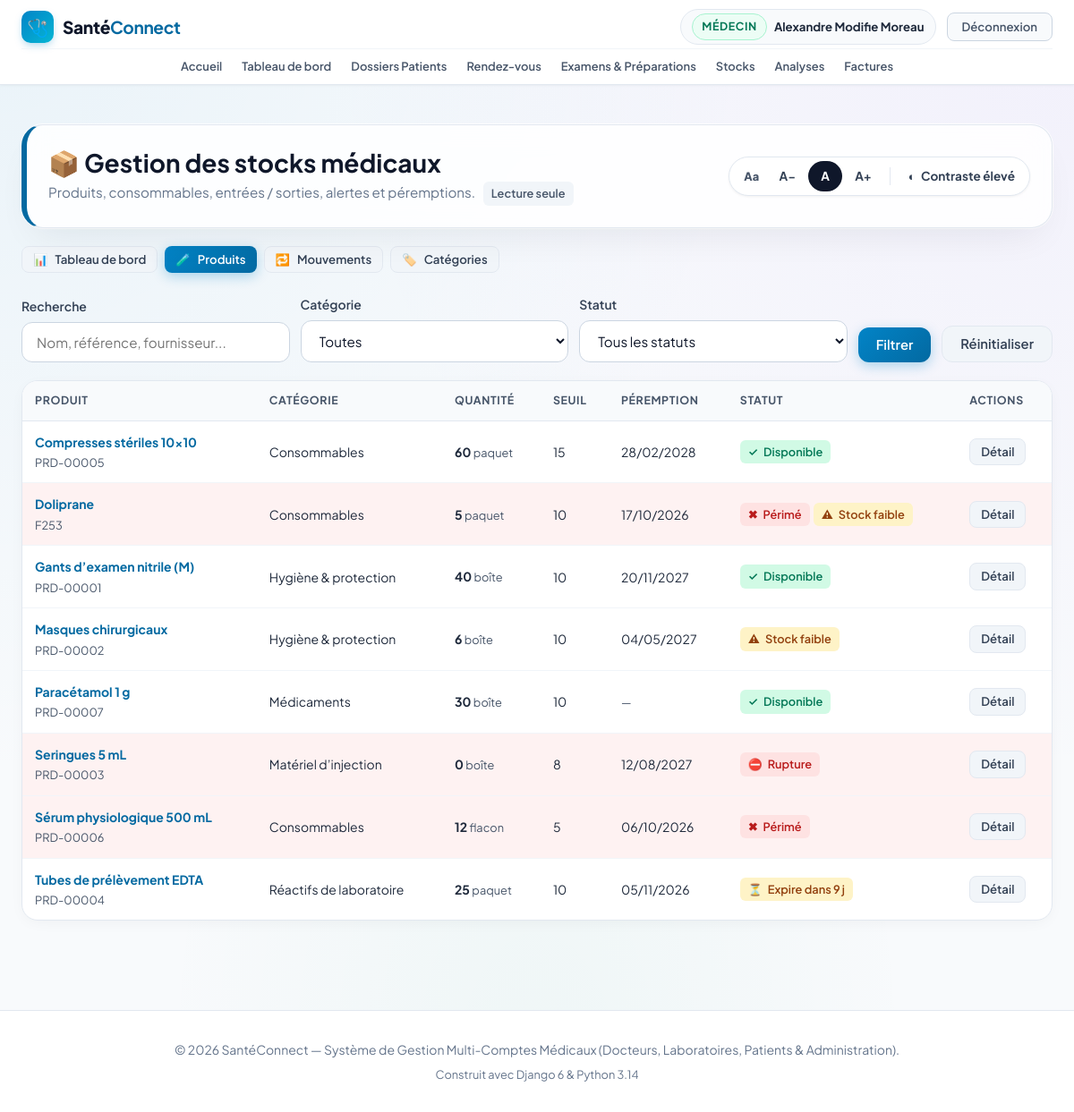
The app's page /stock/produits/ (signed in) with its own data.
### accounts/models.py (models this page shows, shortened)
class User(AbstractUser):
    class Role(models.TextChoices):
        ADMIN = 'ADMIN', 'Administrateur'
        DOCTEUR = 'DOCTEUR', 'Médecin'
        LABORATOIRE = 'LABORATOIRE', 'Laborantin'
        PATIENT = 'PATIENT', 'Patient'
    role = models.CharField(
        max_length=20,
        choices=Role.choices,
        default=Role.PATIENT,
        verbose_name="Rôle utilisateur"
    )
    phone = models.CharField(max_length=25, blank=True, null=True, verbose_name="Téléphone")
    address = models.CharField(max_length=255, blank=True, null=True, verbose_name="Adresse")
    city = models.CharField(max_length=100, blank=True, null=True, verbose_name="Ville")
    is_verified = models.BooleanField(
        default=False,
        verbose_name="Compte certifié / validé",
        help_text="Coché par l'administrateur pour valider l'activité d'un docteur ou laboratoire."
    )
    objects = CustomUserManager()
    class Meta:
        verbose_name = "Utilisateur"
        verbose_name_plural = "Tous les Utilisateurs"
    @property
    def is_doctor(self):
        return self.role == self.Role.DOCTEUR
    @property
    def is_laboratory(self):
        return self.role == self.Role.LABORATOIRE
    @property
    def is_patient(self):
        return self.role == self.Role.PATIENT
    @property
    def is_admin_user(self):
        return self.role == self.Role.ADMIN or self.is_superuser

### stock/models.py (models this page shows, shortened)
class Produit(models.Model):
    class Unite(models.TextChoices):
        UNITE = "UNITE", "Unité"
        BOITE = "BOITE", "Boîte"
        PAQUET = "PAQUET", "Paquet"
        FLACON = "FLACON", "Flacon"
        SACHET = "SACHET", "Sachet"
        KIT = "KIT", "Kit"
        LITRE = "LITRE", "Litre"
    nom = models.CharField("Nom du produit", max_length=150)
    reference = models.CharField(
        "Référence", max_length=50, unique=True, null=True, blank=True,
        help_text="Laissez vide pour générer automatiquement (PRD-00001...).",
    )
    categorie = models.ForeignKey(
        Categorie, verbose_name="Catégorie", on_delete=models.SET_NULL,
        null=True, blank=True, related_name="produits",
    )
    unite = models.CharField("Unité", max_length=10, choices=Unite.choices, default=Unite.UNITE)
    fournisseur = models.CharField("Fournisseur", max_length=150, blank=True)
    emplacement = models.CharField(
        "Emplacement de stockage", max_length=100, blank=True,
        help_text="Ex. : Armoire B, étagère 2.",
    )
    prix_unitaire = models.DecimalField(
        "Prix unitaire (€)", max_digits=8, decimal_places=2, null=True, blank=True,
        validators=[MinValueValidator(0)],
    )
    quantite = models.PositiveIntegerField("Quantité en stock", default=0, editable=False)
    seuil_alerte = models.PositiveIntegerField(
        "Seuil d’alerte", default=10,
        help_text="Une alerte est affichée lorsque la quantité est inférieure ou égale à ce seuil.",
    )
    date_peremption = models.DateField(
        "Date de péremption", null=True, blank=True,
        help_text="Laissez vide pour un produit sans date de péremption.",
    )
    description = models.TextField("Description", blank=True)
    actif = models.BooleanField("Actif", default=True)
    created_at = models.DateTimeField(auto_now_add=True)
    updated_at = models.DateTimeField(auto_now=True)
    objects = ProduitQuerySet.as_manager()
    class Meta:
        verbose_name = "Produit médical"
        verbose_name_plural = "Produits médicaux"
        ordering = ["nom"]
    @property
    def jours_avant_peremption(self):
        if not self.date_peremption:
            return None
        return (self.date_peremption - timezone.localdate()).days
    @property
    def est_expire(self):
        jours = self.jours_avant_peremption
        return jours is not None and jours < 0
    @property
    def bientot_perime(self):
        jours = self.jours_avant_peremption
        return jours is not None and 0 <= jours <= seuil_peremption_jours()
    @property
    def en_rupture(self):
        return self.quantite == 0
    @property
    def stock_faible(self):
        return 0 < self.quantite <= self.seuil_alerte
    @property
    def statuts(self):
        res = []
        jours = self.jours_avant_peremption
        if self.est_expire:
            res.append(("expire", "Périmé", "danger"))
        elif self.bientot_perime:
            texte = "Expire aujourd’hui" if jours == 0 else f"Expire dans {jours} j"
            res.append(("bientot", texte, "pending"))
        if self.en_rupture:
            res.append(("rupture", "Rupture", "danger"))
        elif self.stock_faible:
            res.append(("faible", "Stock faible", "pending"))
        if not res:
            res.append(("normal", "Disponible", "verified"))
        return res

class Categorie(models.Model):
    nom = models.CharField("Nom", max_length=100, unique=True)
    description = models.CharField("Description", max_length=255, blank=True)
    class Meta:
        verbose_name = "Catégorie"
        verbose_name_plural = "Catégories"
        ordering = ["nom"]

### stock/views.py (the view)
# urls.py: path("produits/", views.produit_list, name="produit_list"),
@stock_consultation_requise
def produit_list(request):
    qs = Produit.objects.actifs().select_related("categorie")
    q = request.GET.get("q", "").strip()
    categorie = request.GET.get("categorie", "")
    statut = request.GET.get("statut", "")
    if q:
        qs = qs.filter(Q(nom__icontains=q) | Q(reference__icontains=q) | Q(fournisseur__icontains=q))
    if categorie.isdigit():
        qs = qs.filter(categorie_id=int(categorie))
    if statut in STATUT_FILTRES:
        qs = getattr(qs, STATUT_FILTRES[statut])()
    page, querystring = _paginer(request, qs)
    return render(request, "stock/produit_list.html", {
        "page_obj": page, "querystring": querystring, "q": q,
        "categorie_sel": categorie, "statut_sel": statut,
        "categories": Categorie.objects.all(), "statut_choices": STATUT_CHOICES,
        "can_manage": peut_gerer_stock(request.user),
    })

### stock/models.py (called while the page is built)
def seuil_peremption_jours():
    return getattr(settings, "STOCK_ALERTE_PEREMPTION_JOURS", 30)

    def actifs(self):
        return self.filter(actif=True)

### stock/permissions.py (called while the page is built)
def peut_consulter_stock(user):
    return user.is_authenticated and (user.is_admin_user or user.is_laboratory or user.is_doctor)

def peut_gerer_stock(user):
    return user.is_authenticated and (user.is_admin_user or user.is_laboratory)

def _creer_decorateur(verifier, message):
    def decorateur(vue):
        @wraps(vue)
        def enveloppe(request, *args, **kwargs):
            if not request.user.is_authenticated:
                return redirect_to_login(request.get_full_path())
            if not verifier(request.user):
                messages.error(request, message)
                return redirect("dashboard")
            return vue(request, *args, **kwargs)
        return enveloppe
    return decorateur

### stock/views.py (called while the page is built)
def _paginer(request, queryset, par_page=15):
    page = Paginator(queryset, par_page).get_page(request.GET.get("page"))
    params = request.GET.copy()
    params.pop("page", None)
    return page, params.urlencode()

### stock/templates/stock/produit_list.html (shortened to what this page needs)
{% extends 'stock/base_stock.html' %}
{% block content %}
<div class="container">
    {% include 'stock/_header.html' with active='produits' %}
    <form method="get" class="filters-bar" role="search" aria-label="Filtrer les produits">
        <div class="form-group"><label class="form-label" for="f-q">Recherche</label>
            <input type="text" id="f-q" name="q" value="{{ q }}" class="form-input" placeholder="Nom, référence, fournisseur..."></div>
        <div class="form-group"><label class="form-label" for="f-cat">Catégorie</label>
            <select id="f-cat" name="categorie" class="form-select">
                <option value="">Toutes</option>
            </select></div>
        <div class="form-group"><label class="form-label" for="f-statut">Statut</label>
            <select id="f-statut" name="statut" class="form-select">
                {% for val, label in statut_choices %}<option value="{{ val }}" {% if statut_sel == val %}selected{% endif %}>{{ label }}</option>{% endfor %}
            </select></div>
        <button type="submit" class="btn btn-primary">Filtrer</button>
        <a href="{% url 'stock:produit_list' %}" class="btn btn-secondary">Réinitialiser</a>
    </form>
    <div class="table-responsive">
        <table class="data-table"><caption class="sr-only">Liste des produits en stock</caption>
            <thead><tr>
                <th scope="col">Produit</th><th scope="col">Catégorie</th><th scope="col">Quantité</th><th scope="col">Seuil</th><th scope="col">Péremption</th><th scope="col">Statut</th><th scope="col">Actions</th>
            </tr></thead>
            <tbody>
            {% for p in page_obj %}
                <tr class="{% if p.est_expire or p.en_rupture %}row-danger{% endif %}">
                    <td><a href="{% url 'stock:produit_detail' p.pk %}"><strong>{{ p.nom }}</strong></a><br><span class="muted">{{ p.reference }}</span></td>
                    <td>{{ p.categorie.nom|default:"—" }}</td>
                    <td><strong>{{ p.quantite }}</strong> <span class="muted">{{ p.get_unite_display|lower }}</span></td>
                    <td>{{ p.seuil_alerte }}</td>
                    <td>{% if p.date_peremption %}{{ p.date_peremption|date:"d/m/Y" }}{% else %}<span class="muted">—</span>{% endif %}</td>
                    <td>{% include 'stock/_pills.html' with produit=p %}</td>
                    <td style="white-space:nowrap;">
                        <a href="{% url 'stock:produit_detail' p.pk %}" class="btn btn-secondary btn-sm" aria-label="Détail de {{ p.nom }}">Détail</a>
                    </td>
                </tr>
            {% empty %}
                <tr><td colspan="7" class="empty-state" style="text-align:center;">Aucun produit ne correspond à votre recherche.</td></tr>
            {% endfor %}
            </tbody>
        </table>
    </div>
    <div style="height:40px;"></div>
</div>
{% endblock %}

### templates/base.html (shortened to what this page needs)
{% load static %}
<!doctype html>
<html lang="fr">
  <head>
    <link rel="stylesheet" href="{% static 'css/style.css' %}?v=20261027_1" />
    {% block extra_css %}{% endblock %}
  </head>
  <body>
    <nav class="navbar" id="main-navbar" aria-label="Navigation principale">
      <div class="container navbar-inner">
        <div class="navbar-brand-section">
          <a href="{% url 'home' %}" class="logo-brand" id="brand-logo-link">
            <span class="logo-icon">🩺</span>
            <span class="logo-text"
              >Santé<strong style="color: var(--primary)">Connect</strong></span
            >
          </a>
        </div>
        <div class="nav-links" id="main-nav-links">
          <a href="{% url 'home' %}" class="nav-item-link" id="nav-home"
            >Accueil</a
          >
          {% if user.is_authenticated %}
            <a href="{% url 'dashboard' %}" class="nav-item-link" id="nav-dashboard">Tableau de bord</a>
            {% if user.is_admin_user or user.is_doctor %}
              <a href="{% url 'dossiers_patients_list' %}" class="nav-item-link" id="nav-dossiers">Dossiers Patients</a>
            {% endif %}
            {% if user.is_admin_user or user.is_doctor or user.is_patient %}
              <a href="{% url 'rendezvous:rdv_list' %}" class="nav-item-link" id="nav-rendezvous">Rendez-vous</a>
            {% endif %}
            {% if user.is_admin_user or user.is_doctor %}
              <a href="{% url 'examens_list' %}" class="nav-item-link" id="nav-examens">Examens &amp; Préparations</a>
            {% endif %}
            {% if user.is_admin_user or user.is_laboratory or user.is_doctor %}
              <a href="{% url 'stock:dashboard' %}" class="nav-item-link" id="nav-stock">Stocks</a>
            {% endif %}
            {% if user.is_laboratory %}
              <a href="{% url 'laboratoire:prelevement_list' %}" class="nav-item-link" id="nav-laboratoire">Prélèvements</a>
            {% elif user.is_doctor %}
              <a href="{% url 'laboratoire:demande_list' %}" class="nav-item-link">Analyses</a>
            {% endif %}
            {% if user.is_admin_user or user.is_patient or user.is_doctor and user.is_verified %}
              <a href="{% url 'facture_list' %}" class="nav-item-link" id="nav-factures">Factures</a>
            {% endif %}
          {% endif %}
        </div>
        <div class="navbar-user-actions" id="nav-user-actions">
          {% if user.is_authenticated %}
          <div class="nav-user-badge" id="nav-user-profile">
            <span class="badge-role {{ user.role }}"
              >{{ user.get_role_display }}</span
            >
            <a
              href="{% url 'profile' %}"
              class="nav-user-name-link"
              id="nav-profile-edit"
              title="Mon profil"
              >{{ user.get_full_name|default:user.username }}</a
            >
          </div>
          <a
            href="{% url 'logout' %}"
            class="nav-logout-btn"
            id="btn-nav-logout"
            >Déconnexion</a
          >
          {% endif %}
        </div>
      </div>
    </nav>
    <main id="contenu" style="flex: 1; padding: 24px 0 60px">
      {% block content %}{% endblock %}
    </main>
    <footer class="footer">
      <div class="container">
        <p>
          © 2026 SantéConnect — Système de Gestion Multi-Comptes Médicaux
          (Docteurs, Laboratoires, Patients & Administration).
        </p>
        <p style="margin-top: 6px; font-size: 0.8rem; color: #64748b">
          Construit avec Django 6 & Python 3.14
        </p>
      </div>
    </footer>
  </body>
</html>

### stock/templates/stock/_pills.html
<div class="stock-pills">{% for code, label, css in produit.statuts %}<span class="status-pill {{ css }}"><span aria-hidden="true">{% if code == 'rupture' %}⛔{% elif code == 'faible' %}⚠{% elif code == 'expire' %}✖{% elif code == 'bientot' %}⏳{% else %}✓{% endif %}</span> {{ label }}</span>{% endfor %}</div>

### stock/static/stock/stock.css (style rules this page uses)
.status-pill.danger { background: #fee2e2; color: #b91c1c; }
.stock-pills { display: flex; flex-wrap: wrap; gap: 4px; }
.row-danger { background: #fef2f2; }
.filters-bar { display: flex; flex-wrap: wrap; gap: 12px; align-items: flex-end; margin-bottom: 20px; }
.filters-bar .form-group { margin-bottom: 0; flex: 1 1 180px; }
.muted { color: #475569; font-size: 0.8rem; }
.status-pill.pending { color: #92400e; }

### records on screen
User: role "MÉDECIN", get_full_name "Alexandre Modifie Moreau"
Produit: nom "Compresses stériles 10x10", reference "PRD-00005", categorie.nom "Consommables", quantite "60", unite "paquet", seuil_alerte "15", date_peremption "28/02/2028", statuts "Disponible"
Produit: nom "Doliprane", reference "F253", categorie.nom "Consommables", quantite "5", unite "paquet", seuil_alerte "10", date_peremption "17/10/2026", statuts "Périmé" "Stock faible"
Produit: nom "Gants d’examen nitrile (M)", reference "PRD-00001", categorie.nom "Hygiène & protection", quantite "40", unite "boîte", seuil_alerte "10", date_peremption "20/11/2027", statuts "Disponible"
Produit: nom "Masques chirurgicaux", reference "PRD-00002", categorie.nom "Hygiène & protection", quantite "6", unite "boîte", seuil_alerte "10", date_peremption "04/05/2027", statuts "Stock faible"
Produit: nom "Paracétamol 1 g", reference "PRD-00007", categorie.nom "Médicaments", quantite "30", unite "boîte", seuil_alerte "10", statuts "Disponible"
Produit: nom "Seringues 5 mL", reference "PRD-00003", categorie.nom "Matériel d’injection", quantite "0", unite "boîte", seuil_alerte "8", date_peremption "12/08/2027", statuts "Rupture"
Produit: nom "Sérum physiologique 500 mL", reference "PRD-00006", categorie.nom "Consommables", quantite "12", unite "flacon", seuil_alerte "5", date_peremption "06/10/2026", statuts "Périmé"
Produit: nom "Tubes de prélèvement EDTA", reference "PRD-00004", categorie.nom "Réactifs de laboratoire", quantite "25", unite "paquet", seuil_alerte "10", date_peremption "05/11/2026", statuts "Expire dans 9 j"

### other values on screen
form field statut "Tous les statuts"
